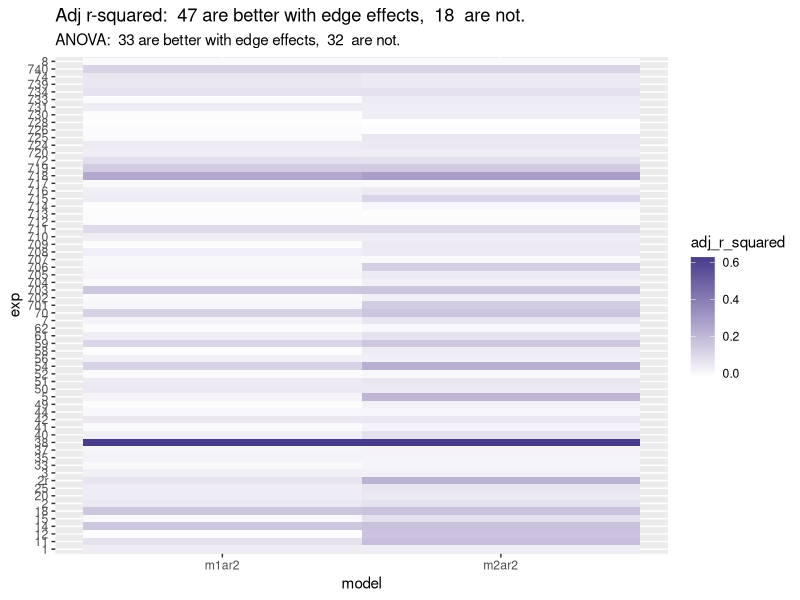
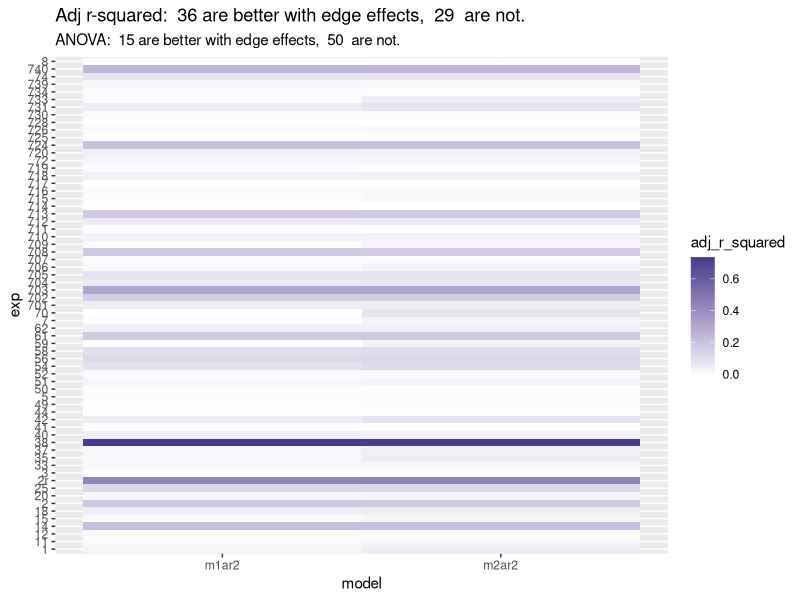
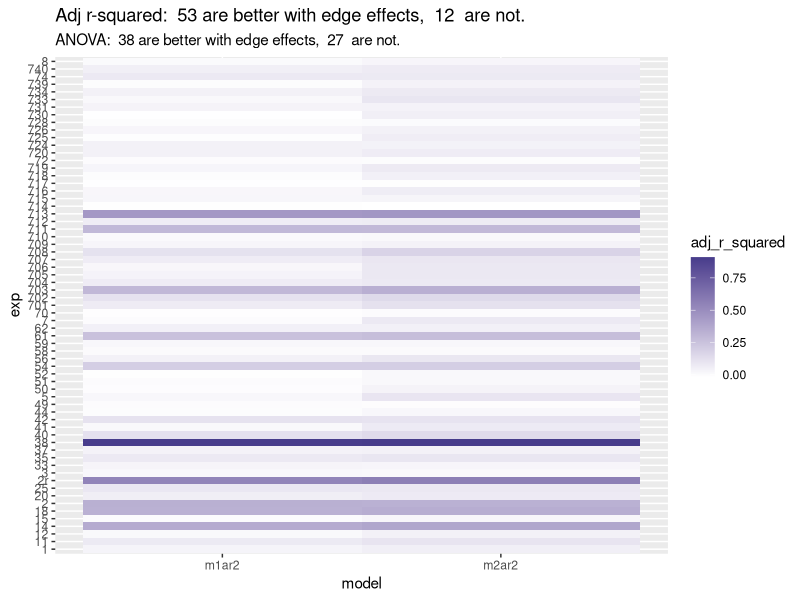
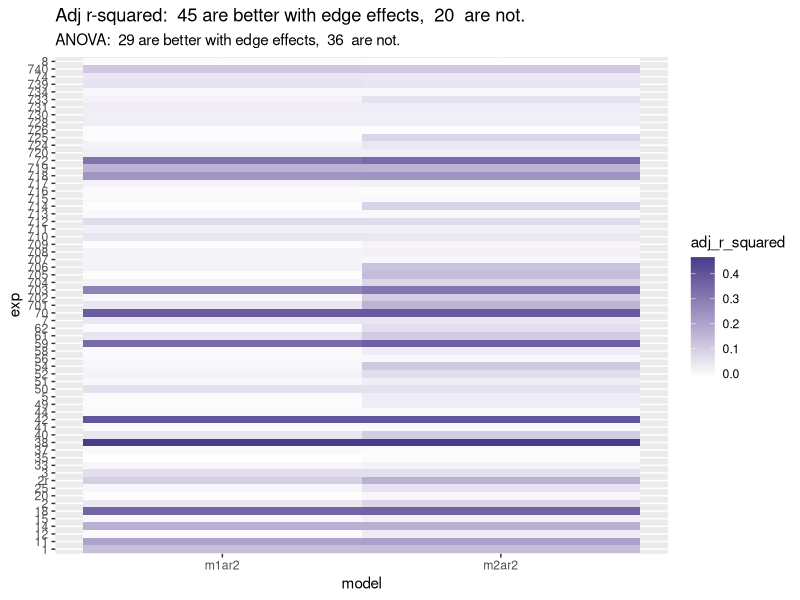
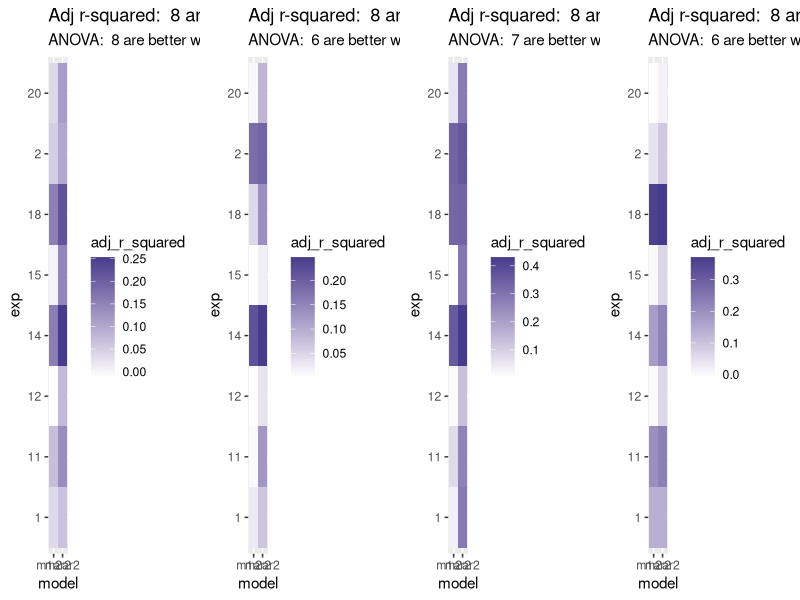
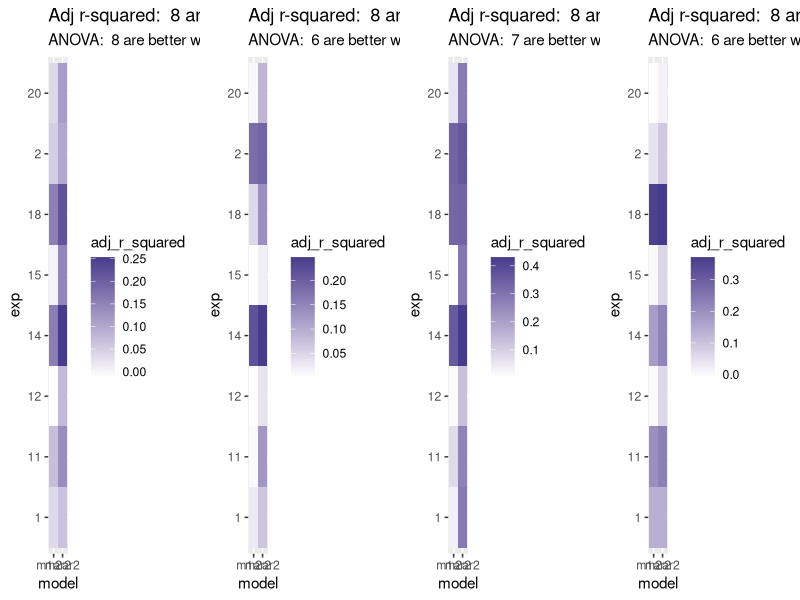
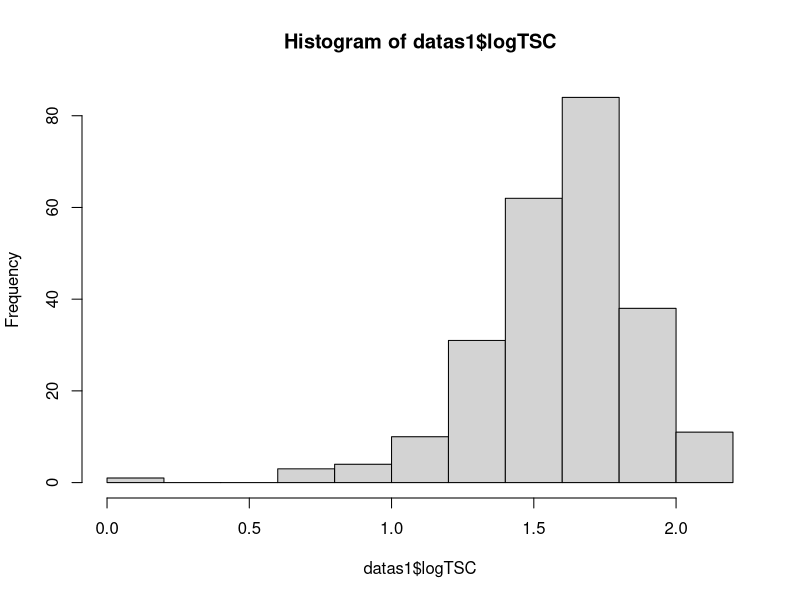
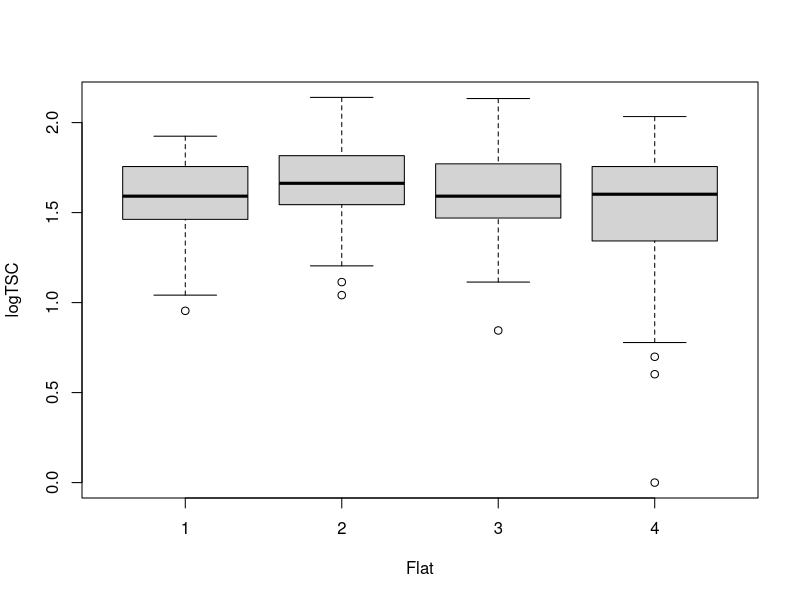

Here is the R script that generated these plots, in order: (Note: this script raises an error after producing the figures.)
# Script to get epistasis results from Arabidopsis fitness data
# on duplicated homologous genes. 
# By E Siler

## Load libraries and data ----
library(lme4)
library(ggplot2)
library(dplyr)
library(ggpubr)
library(tidyr)
library(gridExtra)

data = read.delim("data/compiled_fitness_data_092922.txt", sep = "\t", header = T)

## Format data for analysis ----

numeric_cols <- c('LN', 'WO', "SPF", 'TSC', 'SH')
factor_cols <- c('Set', 'Flat', 'Row', 'Type', 'Genotype', 'MA', 'MB', 'Subline')

data <- data %>% mutate_at(numeric_cols, as.numeric)
data <- data %>% mutate_at(factor_cols, as.factor)

data$MA <- as.integer(data$MA == 'MUT')
data$MB <- as.integer(data$MB == 'MUT')
data$DM <- as.integer(data$Genotype == 'DM')

#I want INSIDE to be the default type (vs BORDER)
levels(data$Type) <- c('INSIDE', 'BORDER')

# create log total seed count 
data$logTSC <- log10(data$TSC)
data = subset(data, is.finite(data$logTSC)) #remove nans

#the setlist is the list of plant sets I'm looking at. 
#Should review this -- supposedly some are duplicate genes. 
setlist <- as.integer(levels(data$Set))
#2r is a repeat of set 2. Here I change it to 2000. 
setlist[is.na(setlist)] <- '2r'
setlist <- as.character(setlist)

### Conjunction junction, what's your function?
# Define Functions ----

#1. Get_epi_stats. Gets epistasis values for plant set. 
    # Returns a vector of relevant values
get_epi_stats <- function(plantset, formula, df){
  dfsubset <- subset(df, Set == plantset)
  model <- lm(formula, data=dfsubset, na.action = na.exclude)
  #Extract stats
  e_est <- as.numeric(coef(model)['DM'])
  lowerCI <- confint(model)[4,1]
  upperCI <- confint(model)[4,2]
  rsquared <- summary(model)$adj.r.squared
  pval_e <- as.numeric(summary(model)$coefficients[,4]['DM'])
  #Return stats
  result <- c(plantset, e_est, lowerCI, upperCI, rsquared, pval_e)
  return(result)
}

#2. Gets all epistasis values for trait. 
# Returns a dataframe w epistasis values that you can then plot with plot_epi_forest

#This is gonna be broken now. 
get_epistasis_fortrait <- function(plantsets, Y, df=data) {
 
  resultlist <- list()
  
  for (i in plantsets){
    v <- get_epi_stats(i, df=df, Y=Y)
    resultlist[[i]] <- as.numeric(v)
  }
  df_result <- as.data.frame(t(as.data.frame(resultlist, 
                                             row.names = c('Set', 'e_est', 'lowerCI', 'upperCI', 'rsquared', 'pval_e'),
                                             byrow=FALSE)))
  
  df_results <- arrange(df_result, e_est)
  df_results$row <- c(1:1:dim(df_results)[1])
  
  df_results <- df_results %>% mutate(Epistasis_Direction = case_when(lowerCI < 0 & upperCI < 0  ~ 'Negative',
                                                                      lowerCI > 0 & upperCI > 0 ~ 'Positive',
                                                                      lowerCI <=  0 & upperCI >= 0 ~ 'Not Detected'))
}

# plot_epi_forest: This function makes a rad epistasis forest plot for all the genes. Woohoo!
  # Returns a ggplot plot
plot_epi_forest <- function(epi_data, main="Title") {
  plot <- ggplot(epi_data, aes(y = row, x = e_est, color=Epistasis_Direction, ymin=1, ymax=dim(epi_data)[1])) +
    geom_point(shape = 18, size = 3) +  
    geom_errorbarh(aes(xmin = lowerCI, xmax = upperCI), height = 0.5) +
    geom_vline(xintercept = 0, color = "black", cex = .5) +
    scale_y_continuous(name = "Gene Pair", breaks=1:dim(epi_data)[1], labels = epi_data$Set, trans = "reverse", expand = c(0,0.5)) +
    ggtitle(main) +
    xlab("Epistasis Value [95% CI]") +
    scale_color_manual('Epistasis\nDirection',values = c("#D9027D", 'black', 'blue')) +
    theme_bw() +
    theme(panel.border = element_blank(),
          panel.background = element_blank(),
          panel.grid.major = element_blank(), 
          panel.grid.minor = element_blank(), 
          axis.line = element_line(colour = "black"),
          axis.text.y.left = element_text(size = 10, colour = "black"),
          axis.text.y = element_text(size = 12, colour = "black"),
          axis.text.x.bottom = element_text(size = 10, colour = "black"),
          axis.title.x = element_text(size = 12, colour = "black"))
  plot
}

### Models and model comparison -----
# List of formulas/models
f.tsc <- formula(logTSC ~ MA + MB + DM )
f.tsc.e <- formula(logTSC ~ MA + MB + DM + Type)
f.tsc.f <- formula(logTSC ~ MA + MB + DM + Flat)
f.tsc.ef <- formula(logTSC ~ MA + MB + DM + Type + Flat)
tsc_formulas <- c(f.tsc, f.tsc.e, f.tsc.f, f.tsc.ef)

f.ln <- formula(log10(LN) ~ MA + MB + DM)
f.ln.e <- formula(log10(LN) ~ MA + MB + DM + Type)
f.ln.f <- formula(log10(LN) ~ MA + MB + DM + Flat)
f.ln.ef <- formula(log10(LN) ~ MA + MB + DM + Type + Flat)

f.dtb <- formula(log10(DTB) ~ MA + MB + DM)
f.dtb.e <- formula(log10(DTB) ~ MA + MB + DM + Type)
f.dtb.f <- formula(log10(DTB) ~ MA + MB + DM + Flat)
f.dtb.ef <- formula(log10(DTB) ~ MA + MB + DM + Type + Flat)

f.spf <- formula(log10(SPF) ~ MA + MB + DM)
f.spf.e <- formula(log10(SPF) ~ MA + MB + DM + Type)
f.spf.f <- formula(log10(SPF) ~ MA + MB + DM + Flat)
f.spf.ef <- formula(log10(SPF) ~ MA + MB + DM + Type + Flat)

## Model Comparison and Selection----

#takes experiment number, dataframe, and two fomulas
#returns model 1 adjusted r-squared,
#model 2 adjusted r-squared, and
#anova p-value
mod_comp_fit <- function(exp, df, f1, f2){
  dfsubset <- subset(df, Set == exp)
  m1 <- lm(f1, dfsubset) 
  m2 <- lm(f2, dfsubset)
  sm1 <- summary(m1)
  sm2 <- summary(m2)
  a <- anova(m1,m2)
  m1ar2 <- sm1$adj.r.squared
  m2ar2 <- sm2$adj.r.squared
  apval <- a$`Pr(>F)`[2]
  results <- data.frame(exp, m1ar2, m2ar2, apval)
  #print(results)
  return(results)
}

#mod_comp_fit(11, data, f.tsc, f.tsc.e) #test data

#Input data, list of experiments, and formulas
#Output a dataframe of model comp stats
mod_comp_fit_loop <- function(explist, df, f1, f2){
  dfr = NULL
  for(i in explist){
    r <- mod_comp_fit(i,df=df,f1=f1,f2=f2)
    dfr=rbind(dfr, r)
  }
  return(dfr)
}

#make model comparison heatmaps----
make_r2_heatmap <- function(df, main='Title'){
  #number with significant pvals from anova
  edge_exps <- df$exp[(df$apval < .05)]
  no_edge_exps <- df$exp[(df$apval >= .05)]
  nume <- length(edge_exps)
  numnoe <- length(no_edge_exps)
  #number where adj r2 is higher for edge model
  nume2 <- sum(df$m2ar2 > df$m1ar2)
  numnoe2 <- sum(df$m2ar2 <= df$m1ar2)
  #SUMMARY DATA
  r <- paste('ANOVA: ', nume, 'are better with edge effects, ',
             numnoe, ' are not.')
  r2 <- paste('Adj r-squared: ', nume2, 'are better with edge effects, ',
              numnoe2, ' are not.')
  #convert to long for heatmap I guess
  df_m <- df %>% pivot_longer(cols= c('m1ar2', 'm2ar2'),
                              names_to='model',
                              values_to='adj_r_squared')
  #CREATE PLOT
  ggplot(df_m, aes(model, exp, fill=adj_r_squared)) +
    geom_tile() +
    scale_fill_gradient(low="white", high="slateblue4") +
    labs(title = r2, subtitle = r)
}

####Edge vs. no edge----
#make dfs for model comps
df_comp_tsc_edge <- mod_comp_fit_loop(setlist, data, f.tsc, f.tsc.e)
df_comp_ln_edge <- mod_comp_fit_loop(setlist, data, f.ln, f.ln.e)
df_comp_dtb_edge <- mod_comp_fit_loop(setlist, data, f.dtb, f.dtb.e)
df_comp_spf_edge <- mod_comp_fit_loop(setlist, data, f.spf, f.spf.e)

#Generates model comp heat maps and results
#for edge effects with different y variables
make_r2_heatmap(df_comp_tsc_edge)
make_r2_heatmap(df_comp_ln_edge)
make_r2_heatmap(df_comp_dtb_edge)
make_r2_heatmap(df_comp_spf_edge)
#conclusion: inconclusive

####Flat vs. No Flat ----
sets_with_flats <- setlist[1:8]

df_comp_tsc_flat <- mod_comp_fit_loop(sets_with_flats, data, f.tsc, f.tsc.f)
df_comp_ln_flat <- mod_comp_fit_loop(sets_with_flats, data, f.ln, f.ln.f)
df_comp_dtb_flat <- mod_comp_fit_loop(sets_with_flats, data, f.dtb, f.dtb.f)
df_comp_spf_flat <- mod_comp_fit_loop(sets_with_flats, data, f.spf, f.spf.f)

p1 <- make_r2_heatmap(df_comp_tsc_flat)
p2 <- make_r2_heatmap(df_comp_ln_flat)
p3 <- make_r2_heatmap(df_comp_dtb_flat)
p4 <- make_r2_heatmap(df_comp_spf_flat)

grid.arrange(p1,p2,p3,p4,nrow=1)
#Conclusion: include flat

####Flat with and without edge effects----
df_comp_tsc_flat_e <- mod_comp_fit_loop(sets_with_flats, data, f.tsc.f, f.tsc.ef)
df_comp_ln_flat_e <- mod_comp_fit_loop(sets_with_flats, data, f.ln.f, f.ln.ef)
df_comp_dtb_flat_e <- mod_comp_fit_loop(sets_with_flats, data, f.dtb.f, f.dtb.ef)
df_comp_spf_flat_e <- mod_comp_fit_loop(sets_with_flats, data, f.spf.f, f.spf.ef)

p5 <- make_r2_heatmap(df_comp_tsc_flat)
p6 <- make_r2_heatmap(df_comp_ln_flat)
p7 <- make_r2_heatmap(df_comp_dtb_flat)
p8 <- make_r2_heatmap(df_comp_spf_flat)

grid.arrange(p5,p6,p7,p8,nrow=1)
#Conclusion: Always separate out flat experiments and include flat. 


#Run analysis with and without edge effects. 
## EDA ----

#subset set 1
datas1 <- subset(data, data$Set == 1)

#PLot data -- flat doesn't look that important
hist(datas1$logTSC)
plot(logTSC ~ Flat, data = datas1)

#No significant difference caused by flat show in this model
mod1 <- lm(logTSC ~ Flat, data=datas1)
summary(mod1)

#Compare model w and w/out flat
mod2 <- lm(logTSC ~ MA + MB + DM + Flat, data=datas1, na.action = na.exclude)
mod3 <- lmer(logTSC ~ MA + MB + DM + (1|Flat), data=datas1, na.action = na.exclude)

summary(mod2)
summary(mod3)

anova(mod1, mod2)

##Function to plot effects of flat
setswflats <- c(1, 2, 3, 5, 7, 8, 11, 12, 14, 15, 18, 20)

flatfunclogTSC <- function(x) {
  datan <- subset(data, data$Set == x)
  modn <- lm(logTSC ~ Flat, data=datan)
  modn <- summary(modn)
  r_squared <- modn$adj.r.squared
  P_val <- pf(modn$fstatistic[1],              # Applying pf() function
     modn$fstatistic[2],
     modn$fstatistic[3],
     lower.tail = FALSE)
  stats <- paste("R_squared:", signif(r_squared, digits=2),";", "p-value:", signif(P_val,digits=2))
  plot(logTSC ~ Flat, data = datan, main = paste("Set",x), xlab=stats)
}

#flatfunclogTSC(20)


par(mfrow = c(3, 4))
for (i in setswflats) {
  flatfunclogTSC(i)
}

data_from_flats <- subset(data, data$Set %in% setswflats)

plot(LN ~ Flat, data = data_from_flats)
m_allflats <- lm(LN ~ Flat, data = data_from_flats)
summary(m_allflats)
#add gene names
#Change sig_score to something else

#do this analysis for the mapk data
#(and make cool heat map for same)

plot(TSC ~ Type, data=data)
plot(logTSC ~ Type, data=data)

m_edgemiddle <- lm(TSC ~ Type, data=data)
summ <- summary(m_edgemiddle)
summ$adj.r.squared
p <- pf(summ$fstatistic[1],              # Applying pf() function
   summ$fstatistic[2],
   summ$fstatistic[3],
   lower.tail = FALSE)

################################################################################

### Getresults and crank out graphs -- should be a total of 8 figs as currently requested. ####





#TSC epistasis results no covariates
get_epi_stats(11, f.tsc.e, data)
## This will be broken til I fix the other function

df_logTSC_results <- get_epistasis_fortrait(setlist, data$logTSC)
plot1 <- plot_epi_forest(df_logTSC_results, "Trait: Total Seed Count")
plot1

#Days to Bolt epistasis results no covariates
df_DTB_results <- get_epistasis_fortrait(setlist, log10(data$DTB))
plot2 <- plot_epi_forest(df_DTB_results, "Trait: Days to Bolt")
plot2

#leaf number epistasis results no covariates
df_LN_results <- get_epistasis_fortrait(setlist, log10(data$LN))
plot3 <- plot_epi_forest(df_LN_results, "Trait: Leaf Number")
plot3

#Seed per Fruit epistasis results no covariates
df_SPF_results <- get_epistasis_fortrait(setlist, log10(data$SPF))
plot4 <- plot_epi_forest(df_SPF_results, "Trait: Seeds per Fruit")
plot4
